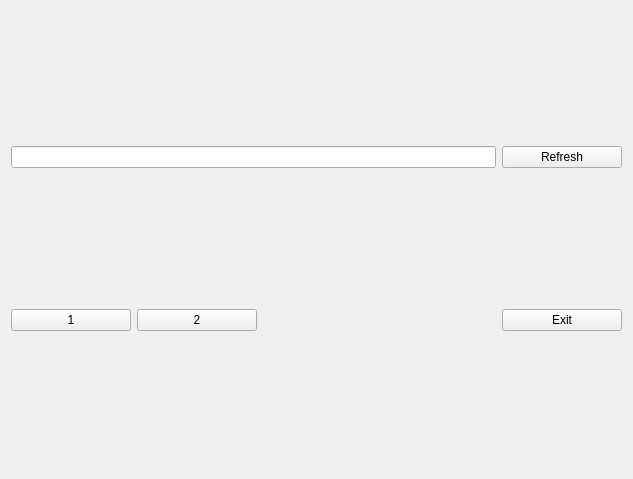
<?xml version="1.0" encoding="UTF-8"?>
<ui version="4.0">
 <class>window</class>
 <widget class="QMainWindow" name="window">
  <property name="geometry">
   <rect>
    <x>0</x>
    <y>0</y>
    <width>633</width>
    <height>479</height>
   </rect>
  </property>
  <property name="windowTitle">
   <string>MainWindow</string>
  </property>
  <widget class="QWidget" name="centralWidget">
   <layout class="QVBoxLayout" name="verticalLayout">
    <item>
     <layout class="QVBoxLayout" name="verticalLayout_2">
      <item>
       <layout class="QHBoxLayout" name="horizontalLayout_2">
        <item>
         <widget class="QLineEdit" name="le_psdpath"/>
        </item>
        <item>
         <widget class="QPushButton" name="b_refresh">
          <property name="minimumSize">
           <size>
            <width>120</width>
            <height>0</height>
           </size>
          </property>
          <property name="text">
           <string>Refresh</string>
          </property>
         </widget>
        </item>
       </layout>
      </item>
      <item>
       <layout class="QHBoxLayout" name="hl_canvasgroup"/>
      </item>
      <item>
       <layout class="QHBoxLayout" name="horizontalLayout">
        <item>
         <widget class="QPushButton" name="pushButton_2">
          <property name="minimumSize">
           <size>
            <width>120</width>
            <height>0</height>
           </size>
          </property>
          <property name="text">
           <string>1</string>
          </property>
         </widget>
        </item>
        <item>
         <widget class="QPushButton" name="pushButton_3">
          <property name="minimumSize">
           <size>
            <width>120</width>
            <height>0</height>
           </size>
          </property>
          <property name="text">
           <string>2</string>
          </property>
         </widget>
        </item>
        <item>
         <spacer name="horizontalSpacer">
          <property name="orientation">
           <enum>Qt::Horizontal</enum>
          </property>
          <property name="sizeHint" stdset="0">
           <size>
            <width>40</width>
            <height>20</height>
           </size>
          </property>
         </spacer>
        </item>
        <item>
         <widget class="QPushButton" name="b_exit">
          <property name="minimumSize">
           <size>
            <width>120</width>
            <height>0</height>
           </size>
          </property>
          <property name="text">
           <string>Exit</string>
          </property>
         </widget>
        </item>
       </layout>
      </item>
     </layout>
    </item>
   </layout>
  </widget>
 </widget>
 <layoutdefault spacing="6" margin="11"/>
 <resources/>
 <connections/>
</ui>
